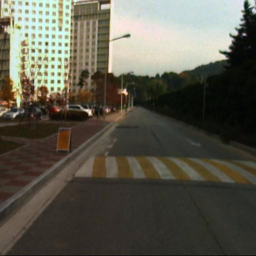
#> input picture colorization/2. Paired Colorization Networks(GAN)/7. Thermal infrared colorization via conditional generative adversarial network/TICCGAN-master/checkpoints/IC_gll_v36/web/images/epoch005_real_B.png, 256 x 256 px, given in place of 00000_fake_B.png, which was not available
$ python e1.py   (older library calls are emulated)
#> lines starting #> are read from the running program, lines starting #| are printed output that depends on the picture; pictures that were not available may be replaced by others from this repository, and a replacement may not be noted
import cv2
import numpy as np
import os
from PIL import Image
import math
from skimage.metrics import structural_similarity as compare_ssim
from skimage.metrics import peak_signal_noise_ratio as compare_psnr
from skimage.measure import shannon_entropy as shannon_entropy
from skimage.metrics import mean_squared_error as compare_mse
from skimage.metrics import normalized_root_mse as compare_nrmse


def PSNR(img1, img2, shave_border=0):
    height, width = img1.shape[:2]
    img1 = img1[shave_border:height - shave_border, shave_border:width - shave_border]
    img2 = img2[shave_border:height - shave_border, shave_border:width - shave_border]
    imdff = img1 - img2
    rmse = math.sqrt(np.mean(imdff ** 2))
    if rmse == 0:
        return 100
    return 20 * math.log10(255.0 / rmse)


path1 = r'E:\论文\OMSIV\CWT_o/'
path2 = r'C:\Users\64883\Desktop\color_G\results\generator_G\test_latest\images/'

f_nums = len(os.listdir(path1))
list_psnr = []
list_ssim = []
list_en = []
list_mse = []
list_nrmse = []

for i in range(0, 80):
    img_a = Image.open(path1 + format(str(i), '0>5s') + '_fake_B.png')
#> img_a is the input picture: PIL image 256x256 RGB; mean R, G, B 91.3, 88.9, 76.8
    img_b = Image.open(path2 + format(str(i), '0>5s') + '_real_B.png')
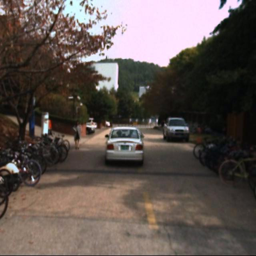
#> input picture colorization/2. Paired Colorization Networks(GAN)/7. Thermal infrared colorization via conditional generative adversarial network/TICCGAN-master/checkpoints/IC_gll_v36/web/images/epoch007_real_B.png, 256 x 256 px, given in place of 00000_real_B.png, which was not available
#> img_b is the input picture: PIL image 256x256 RGB; mean R, G, B 95.7, 85.4, 81
    img_a = np.array(img_a)
    img_b = np.array(img_b)
    img_ga = cv2.cvtColor(img_a, cv2.COLOR_RGB2GRAY)
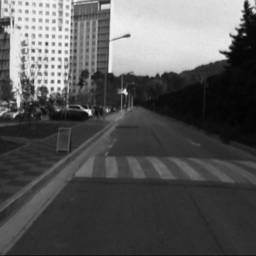
#> img_ga: shape (256, 256); min 3, max 245, mean 88.3
    img_gb = cv2.cvtColor(img_b, cv2.COLOR_RGB2GRAY)
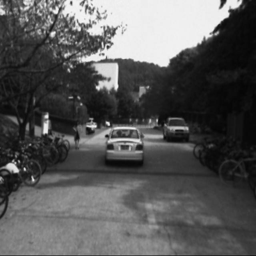
#> img_gb: shape (256, 256); min 5, max 245, mean 88

    # psnr_num = compare_psnr(img_ga, img_gb, data_range=255)
    psnr_num = PSNR(img_ga, img_gb)
#> in PSNR, `imdff = img1 - img2`:
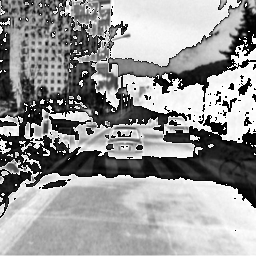
#> imdff: shape (256, 256); min 0, max 255, mean 150.8
#> in PSNR, `rmse = math.sqrt(np.mean(imdff ** 2))`: rmse = 10.14
#> psnr_num = 28.01
    ssim_num = compare_ssim(img_ga, img_gb, data_range=255)
#> ssim_num = 0.317
    en_num = shannon_entropy(img_ga, base=2)
#> en_num = 6.95
    mse_num = compare_mse(img_ga, img_gb)
#> mse_num = 5152.9
    nrse_num = compare_nrmse(img_ga, img_gb, normalization='Euclidean')
#> nrse_num = 0.633
#> (the run stopped early here; a loop or call above may not have finished)
